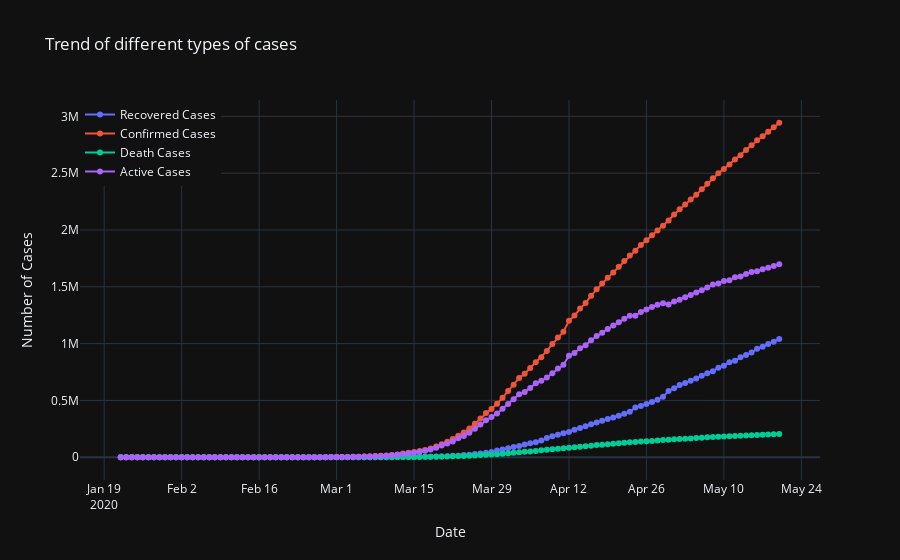

The notebook cell this image was saved under:
### Markdown cell above
## Trend of Recovered, Confirmed, Death, and Active COVID-19 Cases

### Code cell
fig = go.Figure()
fig.add_trace(go.Scatter(x=data_by_date.index, y=data_by_date["Recovered"],
                         mode='lines+markers',
                         name='Recovered Cases'))
fig.add_trace(go.Scatter(x=data_by_date.index, y=data_by_date["Confirmed"],
                         mode='lines+markers',
                         name='Confirmed Cases'))
fig.add_trace(go.Scatter(x=data_by_date.index, y=data_by_date["Deaths"],
                         mode='lines+markers',
                         name='Death Cases'))
fig.add_trace(go.Scatter(x=data_by_date.index, y=data_by_date["Active"],
                         mode='lines+markers',
                         name='Active Cases'))
fig.update_layout(title="Trend of different types of cases",
                  xaxis_title="Date", yaxis_title="Number of Cases", legend=dict(x=0, y=1, traceorder="normal"))
fig.show()
